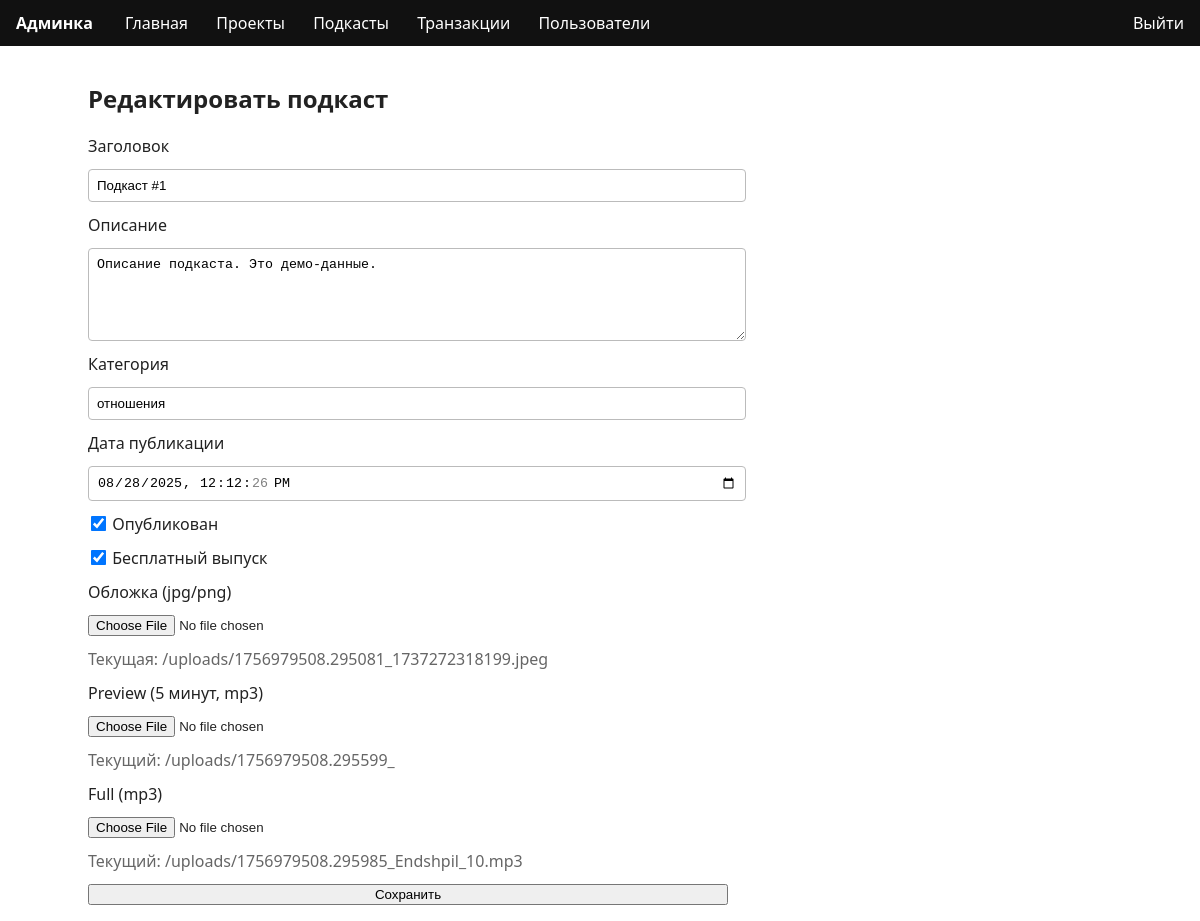
The page /admin/podcasts/1/edit (signed in) on the database its author committed.
### app/models.py (models this page shows)
class Podcast(Base):
    __tablename__ = "podcasts"
    id = Column(Integer, primary_key=True, index=True)
    title = Column(String(255), nullable=False)
    description = Column(Text, nullable=True)
    category = Column(String(100), nullable=True)
    published_at = Column(DateTime, default=datetime.utcnow)
    duration_seconds = Column(Integer, default=0)
    cover_path = Column(String(500), nullable=True)
    audio_preview_path = Column(String(500), nullable=True)
    audio_full_path = Column(String(500), nullable=True)
    is_published = Column(Boolean, default=False)
    is_free = Column(Boolean, default=False)

### app/admin.py (the view)
@router.get("/podcasts/{podcast_id}/edit", response_class=HTMLResponse)
def podcast_edit_form(podcast_id: int, request: Request, db: Session = Depends(get_db)):
    if redirect := _guard(request):
        return redirect
    item = db.get(models.Podcast, podcast_id)
    if not item:
        return RedirectResponse("/admin/podcasts", status_code=302)
    return templates.TemplateResponse("admin/podcast_form.html", {"request": request, "item": item})

### templates/admin/podcast_form.html
{% extends "admin/base.html" %}
{% block content %}
  <h2>{% if item %}Редактировать подкаст{% else %}Новый подкаст{% endif %}</h2>
  <form method="post" enctype="multipart/form-data">
    <label>Заголовок</label>
    <input type="text" name="title" value="{{ item.title if item else '' }}" required />
    <label>Описание</label>
    <textarea name="description" rows="5">{{ item.description if item else '' }}</textarea>
    <label>Категория</label>
    <input type="text" name="category" value="{{ item.category if item else '' }}" />
    <label>Дата публикации</label>
    <input type="datetime-local" name="published_at" value="{{ item.published_at.strftime('%Y-%m-%dT%H:%M:%S') if item and item.published_at else '' }}" />
    <label><input type="checkbox" name="is_published" value="true" {% if item and item.is_published %}checked{% endif %}/> Опубликован</label>
    <label><input type="checkbox" name="is_free" value="true" {% if item and item.is_free %}checked{% endif %}/> Бесплатный выпуск</label>
    <label>Обложка (jpg/png)</label>
    <input type="file" name="cover" accept="image/*" />
    {% if item and item.cover_path %}<div class="muted">Текущая: {{ item.cover_path }}</div>{% endif %}
    <label>Preview (5 минут, mp3)</label>
    <input type="file" name="preview" accept="audio/mpeg" />
    {% if item and item.audio_preview_path %}<div class="muted">Текущий: {{ item.audio_preview_path }}</div>{% endif %}
    <label>Full (mp3)</label>
    <input type="file" name="full" accept="audio/mpeg" />
    {% if item and item.audio_full_path %}<div class="muted">Текущий: {{ item.audio_full_path }}</div>{% endif %}
    <button type="submit">Сохранить</button>
  </form>
{% endblock %}

### templates/admin/base.html (style rules this page uses)
body { font-family: system-ui, -apple-system, Segoe UI, Roboto, Helvetica, Arial; margin: 0; color: #222 }
form { display: grid; grid-template-columns: 1fr; gap: 12px; max-width: 640px }
input[type="text"], input[type="number"], input[type="datetime-local"], textarea { width: 100%; padding: 8px; border: 1px solid #bbb; border-radius: 4px }
input[type="checkbox"] { transform: scale(1.2) }
.muted { color: #666 }

### rows shown on the page
Podcast: title "Подкаст #1", description "Описание подкаста. Это демо-данные.", category "отношения", published_at "08/28/2025 12:12:26", is_published "☑", is_free "☑", cover_path "/uploads/1756979508.295081_1737272318199.jpeg", audio_preview_path "/uploads/1756979508.295599_", audio_full_path "/uploads/1756979508.295985_Endshpil_10.mp3"
